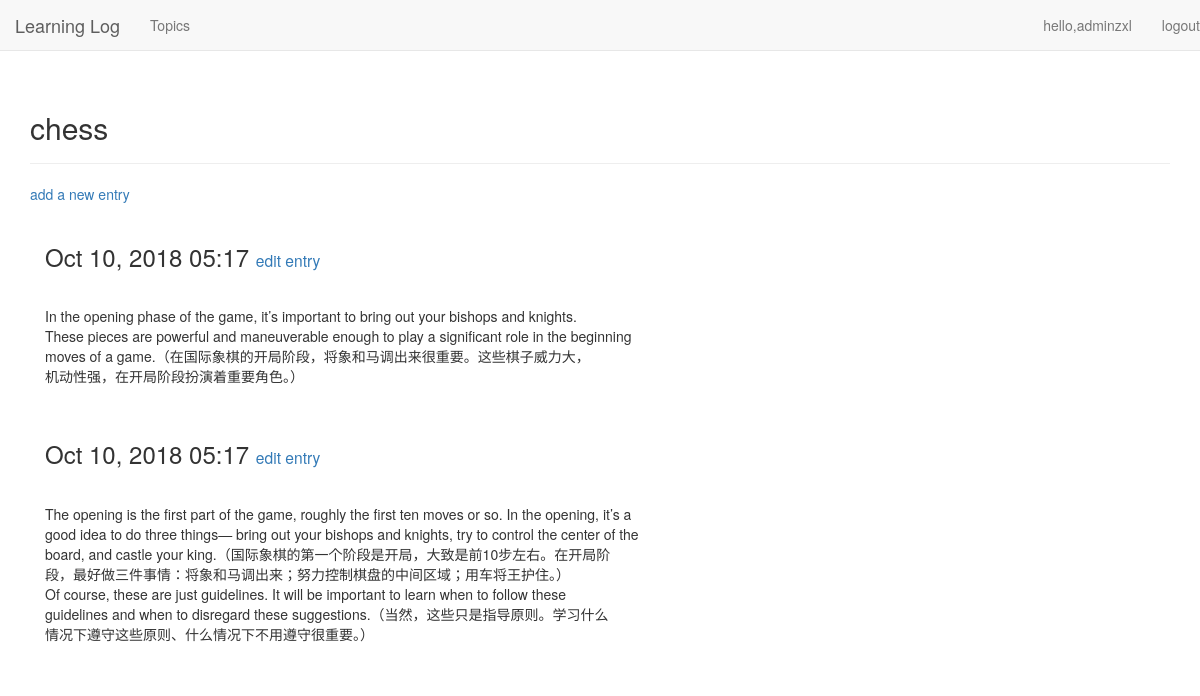
The page /topics/1/ (signed in) on the database its author committed.
### learning_logs/models.py (models this page shows, shortened)
class Topic(models.Model):
    text = models.CharField(max_length=200)
    date_added = models.DateTimeField(auto_now_add= True)
    owner = models.ForeignKey(User)
    def __str__(self):
        return self.text

class Entry(models.Model):
    topic = models.ForeignKey(Topic)
    text = models.TextField()
    date_added = models.DateTimeField(auto_now_add=True)
    class Meta:
        verbose_name_plural = 'entrise'

### learning_logs/views.py (the view)
# urls.py: url(r'^topics/(?P<topic_id>\d+)/$', views.topic, name='topic'),
@login_required
def topic(request, topic_id):
    topic = Topic.objects.get(id=topic_id)
    if topic.owner != request.user:
        raise Http404
    entries = topic.entry_set.order_by('-date_added')
    context = {'topic': topic, 'entries': entries}
    return render(request, 'learning_logs/topic.html', context)

### learning_logs/templates/learning_logs/topic.html
{% extends 'learning_logs/base.html' %}
{% block header %}
  <h2>{{ topic }}</h2>
{% endblock header %}
{% block content %}
  <p>
      <a href="{% url 'learning_logs:new_entry' topic.id %}" >add a new entry </a>
  </p>
  {% for entry in entries %}
      <div class="pannel pannel-default">
          <div class="panel-heading">
              <h3>
                  {{ entry.date_added|date:'M d, Y H:i'}}
                  <small>
                      <a href="{% url 'learning_logs:edit_entry' entry.id %}">edit entry</a>
                  </small>
              </h3>
          </div>
          <div class="panel-body">
              {{ entry.text|linebreaks }}
          </div>
      </div>
  {% empty %}
      There are no entries for this topic yet.
  {% endfor %}
{% endblock content %}

### learning_logs/templates/learning_logs/base.html (shortened to what this page needs)
{% load bootstrap3 %}
<!doctype html>
<html lang="en">
  <head>
    {% bootstrap_css %}
  </head>
  <body>
    <nav class="navbar navbar-default navbar-static-top">
      <div class="navbar-header">
        <a class="navbar-brand" href="{% url 'learning_logs:index' %}">
          Learning Log
        </a>
      </div>
      <div id="navbar" class="navbar-collapse collapse">
        <ul class="nav navbar-nav">
          <li><a href="{% url 'learning_logs:topics' %}">Topics</a> </li>
        </ul>
        <ul class="nav navbar-nav navbar-right">
          {% if user.is_authenticated  %}
            <li><a>hello,{{ user.username }}</a> </li>
            <li><a href="{% url 'users:logout' %}">logout</a> </li>
          {% else %}
            <li><a href="{% url 'users:register' %}">register</a> </li>
            <li><a href="{% url 'users:login' %}">log in</a> </li>
          {% endif %}
        </ul>
      </div>
    </nav>
    <div class="container">
      <div class="page-header">
        {% block header %}{% endblock header %}
      </div>
      <div>
        {% block content %}{% endblock content %}
      </div>
    </div>
  </body>
</html>

### rows shown on the page
Topic: text "chess"
Entry: date_added "Oct 10, 2018 05:17", text "In the opening phase of the game, it’s important to bring out your bishops and knights. These pieces are powerful and maneuverable enough to play a significant role in the beginning moves of a game.（在国际象棋的开局阶段，将象和马调出来很重要。这些棋子威力大， 机动性强，在开局阶段扮演着重要角色。）"
Entry: date_added "Oct 10, 2018 05:17", text "The opening is the first part of the game, roughly the first ten moves or so. In the opening, it’s a good idea to do three things— bring out your bishops and knights, try to control the center of the board, and castle your king.（国际象棋的第一个阶段是开局，大致是前10步左右。在开局阶 段，最好做三件事情：将象和马调出来；努力控制棋盘的中间区域；用车将王护住。） Of course, these are just guidelines. It will be important to learn when to follow these guidelines and when to disregard these suggestions.（当然，这些只是指导原则。学习什么 情况下遵守这些原则、什么情况下不用遵守很重要。）"

### other values the page prints
{{ user.username }} "adminzxl"
